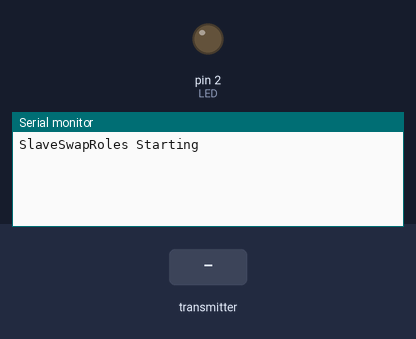
The sketch below on a simulated Arduino Uno, built with avr-gcc and run on an emulated ATmega328P. Parts: output pins drawn as LEDs (lit = HIGH), the last lines printed to the serial monitor. Inputs (shaded band) come from the test bench. No radio packets arrive unless stated.

Above: at 1.2 s.
1.3 s: the transmitter starts sending luz = 0
At 2.3 s:
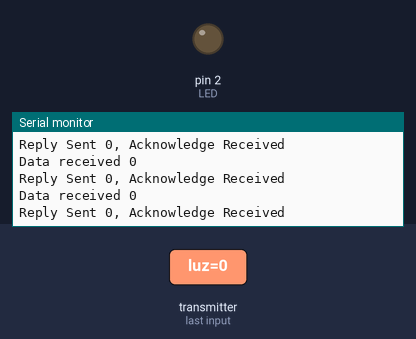
2.8 s: the transmitter starts sending luz = 256
5.8 s: the transmitter starts sending luz = 1023
At 6.3 s:
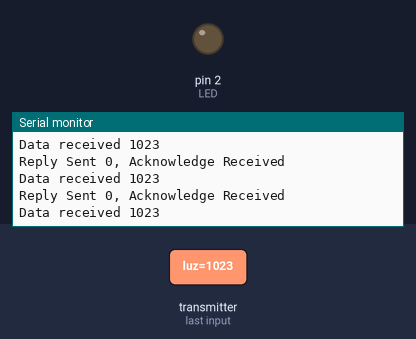
Timing chart, 0 to 8.8 s (numbered marks = the images above; inputs shaded):
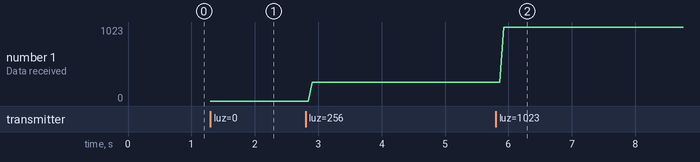

Measured:
- after the input at 1.3 s, the serial monitor: prints a new line at once (image 1)
- after the input at 5.8 s, the serial monitor: prints a new line after 0.13 s (image 2)
- plotted number 1: 0 → 256 after the input at 2.8 s, 256 → 1023 after the input at 5.8 s

The sketch:

New_RRojo.ino
```cpp
// SlaveSwapRoles

#include <SPI.h>
#include <nRF24L01.h>
#include <RF24.h>


#define CE_PIN   9
#define CSN_PIN 10

const byte slaveAddressRojo[5] = {'R','o','J','O','O'};
const byte masterAddressRojo[5] = {'R','O','j','o','o'};

RF24 radio(CE_PIN, CSN_PIN); // Create a Radio

//char dataReceived[10]; // must match dataToSend in master
//int replyData[2] = {109, -4000}; // the two values to be sent to the master
int replyData = 0;
bool newData = false;

unsigned long currentMillis;
unsigned long prevMillis;
unsigned long txIntervalMillis = 1000; // send once per second

int luz;
int LED = 2;

#define echoPin 7
#define trigPin 8
long duracion, distancia;

void setup() {

    Serial.begin(9600);

    Serial.println("SlaveSwapRoles Starting");

    radio.begin();
    radio.setDataRate( RF24_250KBPS );

    radio.openWritingPipe(masterAddressRojo); // NB these are swapped compared to the master
    radio.openReadingPipe(1, slaveAddressRojo);

    radio.setRetries(3,5); // delay, count
    radio.startListening();

    pinMode(LED, OUTPUT);
    //Sensor de proximidad
    pinMode(trigPin, OUTPUT);
    pinMode(echoPin, INPUT);

}

//====================

void loop() {
    getData();
    showData();
    send();
}

//====================

void send() {
    if (newData == true) {
        radio.stopListening();
            bool rslt;
            rslt = radio.write( &replyData, sizeof(replyData) );
        radio.startListening();

        Serial.print("Reply Sent ");
        Serial.print(replyData);
        Serial.print(", ");
        //Serial.println(replyData[1]);

        if (rslt) {
            Serial.println("Acknowledge Received");
            updateReplyData();
        }
        else {
            Serial.println("Tx failed");
        }
        Serial.println();
        newData = false;
    }
}

//================

void getData() {

    if ( radio.available() ) {
        radio.read( &luz, sizeof(luz) );
        updateReplyData();
        newData = true;
        radio.stopListening();
    }
}

//================

void showData() {
    if (newData == true) {
        Serial.print("Data received ");
        Serial.println(luz);
    }
}

//================

void updateReplyData() {
  while (luz == 2) {
    radio.stopListening();
    digitalWrite(LED, HIGH);
    //Serial.println(luz);
    digitalWrite(trigPin, LOW);
    delayMicroseconds(2);
    digitalWrite(trigPin, HIGH);
    delayMicroseconds(10);
    digitalWrite(trigPin, LOW);

    duracion = pulseIn(echoPin, HIGH);
    distancia = (duracion/2)/29;


    if (distancia <=15) {
      Serial.print(double(distancia));
      Serial.println(" cm.");
      digitalWrite(LED, LOW);
      luz = 0;
      Serial.println(luz);
      replyData = 3;
    }
  }
}
```
